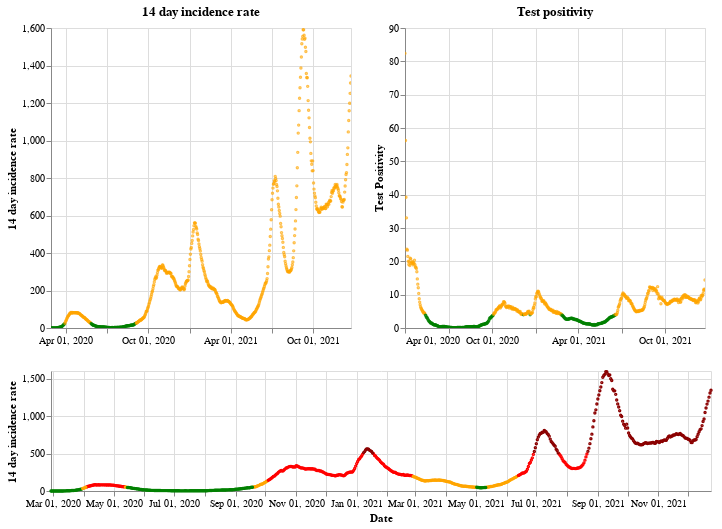

Here is the notebook cell this chart was saved with:
### Markdown cell above
## Scotland

### Code cell
plot_traffic_light('Scotland')

### Figure 1 — Vega-Lite specification as saved in the notebook (floating-point values rounded to 4 significant figures; data arrays with more than 128 entries replaced by an {"elided": "..."} marker saying what was removed)
{"config": {"view": {"continuousWidth": 400, "continuousHeight": 300}}, "vconcat": [{"hconcat": [{"mark": {"type": "point", "size": 2}, "encoding": {"color": {"condition": {"value": "green", "test": "(datum.twoWeeklyCasesRate <= 25)"}, "value": "orange"}, "tooltip": [{"type": "nominal", "field": "areaName"}, {"type": "temporal", "field": "date"}, {"type": "quantitative", "field": "twoWeeklyCasesRate"}, {"type": "quantitative", "field": "testPositivity"}], "x": {"type": "temporal", "axis": {"title": ""}, "field": "date", "scale": {"domain": {"selection": "DateBrush"}}, "timeUnit": "yearmonthdate"}, "y": {"type": "quantitative", "axis": {"title": "14 day incidence rate"}, "field": "twoWeeklyCasesRate"}}, "title": "14 day incidence rate", "width": 300}, {"mark": {"type": "point", "size": 2}, "encoding": {"color": {"condition": {"value": "green", "test": "(datum.testPositivity <= 4)"}, "value": "orange"}, "tooltip": [{"type": "nominal", "field": "areaName"}, {"type": "temporal", "field": "date"}, {"type": "quantitative", "field": "twoWeeklyCasesRate"}, {"type": "quantitative", "field": "testPositivity"}], "x": {"type": "temporal", "axis": {"title": ""}, "field": "date", "scale": {"domain": {"selection": "DateBrush"}}, "timeUnit": "yearmonthdate"}, "y": {"type": "quantitative", "axis": {"title": "Test Positivity"}, "field": "testPositivity"}}, "title": "Test positivity", "width": 300}]}, {"layer": [{"mark": {"type": "point", "size": 2}, "encoding": {"color": {"condition": {"value": "orange", "test": "(((datum.testPositivity < 4) && (datum.twoWeeklyCasesRate >= 50)) && (datum.twoWeeklyCasesRate < 200))"}, "value": "red"}, "opacity": {"condition": {"value": 1, "test": "((datum.twoWeeklyCasesRate >= 50) && (datum.twoWeeklyCasesRate < 500))"}, "value": 0}, "tooltip": [{"type": "nominal", "field": "areaName"}, {"type": "temporal", "field": "date"}, {"type": "quantitative", "field": "twoWeeklyCasesRate"}, {"type": "quantitative", "field": "testPositivity"}], "x": {"type": "temporal", "axis": {"title": "Date"}, "field": "date", "timeUnit": "yearmonthdate"}, "y": {"type": "quantitative", "axis": {"title": "14 day incidence rate"}, "field": "twoWeeklyCasesRate"}}, "selection": {"DateBrush": {"type": "interval", "encodings": ["x"], "fields": ["Time"]}}}, {"mark": {"type": "point", "size": 2}, "encoding": {"color": {"value": "darkred"}, "opacity": {"condition": {"value": 1, "test": "(datum.twoWeeklyCasesRate >= 500)"}, "value": 0}, "tooltip": [{"type": "nominal", "field": "areaName"}, {"type": "temporal", "field": "date"}, {"type": "quantitative", "field": "twoWeeklyCasesRate"}, {"type": "quantitative", "field": "testPositivity"}], "x": {"type": "temporal", "axis": {"title": "Date"}, "field": "date", "timeUnit": "yearmonthdate"}, "y": {"type": "quantitative", "axis": {"title": "14 day incidence rate"}, "field": "twoWeeklyCasesRate"}}}, {"mark": {"type": "point", "size": 2}, "encoding": {"color": {"condition": {"value": "green", "test": "((datum.testPositivity < 4) && (datum.twoWeeklyCasesRate < 50))"}, "value": "orange"}, "opacity": {"condition": {"value": 1, "test": "(datum.twoWeeklyCasesRate < 50)"}, "value": 0}, "tooltip": [{"type": "nominal", "field": "areaName"}, {"type": "temporal", "field": "date"}, {"type": "quantitative", "field": "twoWeeklyCasesRate"}, {"type": "quantitative", "field": "testPositivity"}], "x": {"type": "temporal", "axis": {"title": "Date"}, "field": "date", "timeUnit": "yearmonthdate"}, "y": {"type": "quantitative", "axis": {"title": "14 day incidence rate"}, "field": "twoWeeklyCasesRate"}}}], "height": 120, "width": 660}], "data": {"name": "data-e66c5c080d28d76cfd053ce9b77ace7e"}, "$schema": "https://vega.github.io/schema/vega-lite/v4.8.1.json", "datasets": {"data-e66c5c080d28d76cfd053ce9b77ace7e": {"elided": "666 records"}}}
